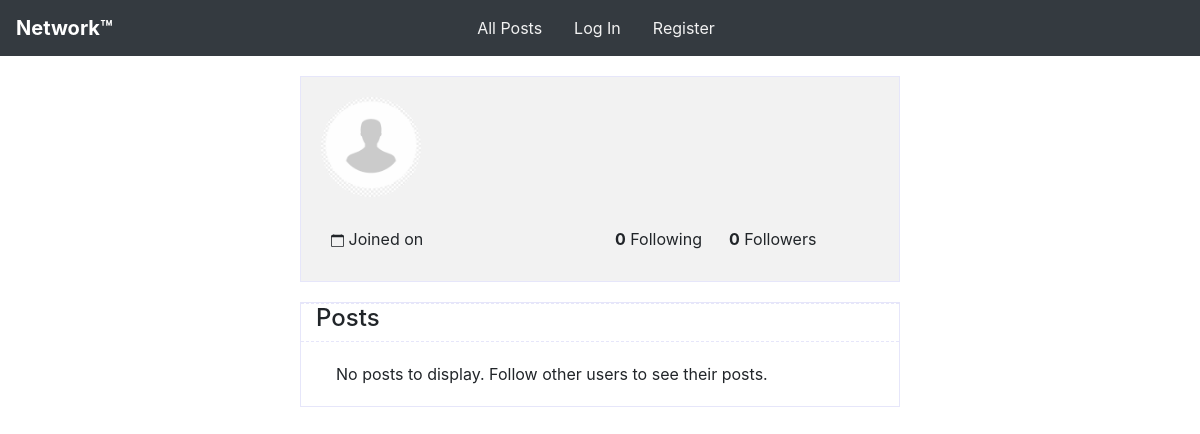
/profile/grape, run on an earlier commit of the app's database.
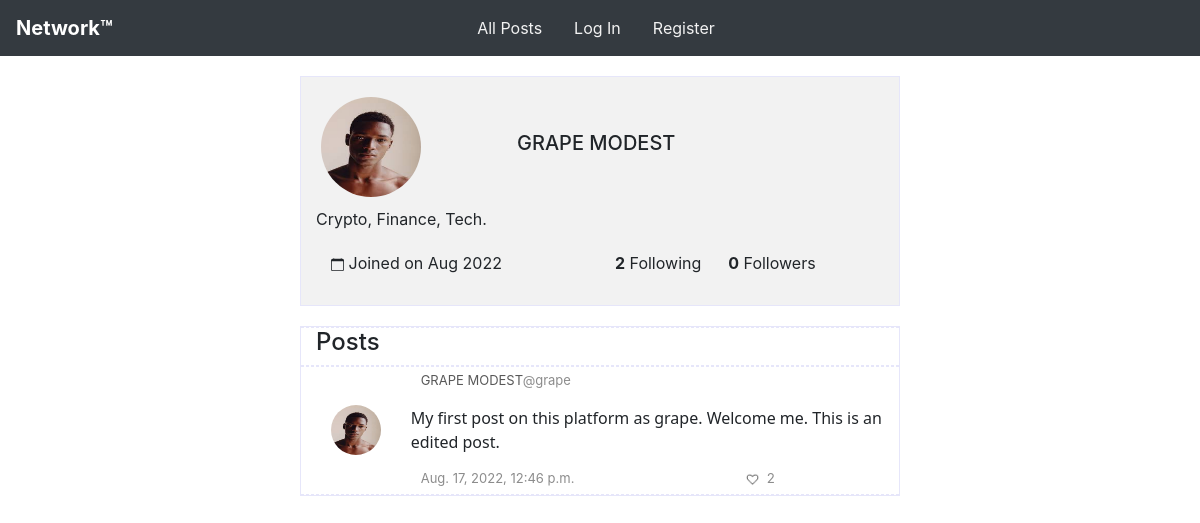
And on a later commit of the database.
### network/models.py (models this page shows)
class User(AbstractUser):
    bio = models.CharField(max_length=255, blank=True)
    photo = models.ImageField(upload_to='profile/photos', blank=True)

class Post(models.Model):
    post = models.CharField(max_length=255, blank=False, editable=True)
    user = models.ForeignKey(User, related_name="posted_by", on_delete=models.CASCADE)
    timestamp = models.DateTimeField(auto_now=True, null=False)

### network/views.py (the view)
# urls.py: path("profile/<str:username>", views.profile, name="profile"),
def profile(request, username):
    posts = Post.objects.filter(user__username=username).order_by("-timestamp")
    user_following = request.user
    follows_user = False
    if request.user.is_authenticated :
        try:
            following = Following.objects.get(user_following=user_following, user_followed__username=username)
            follows_user = True
        except Following.DoesNotExist:
            follows_user = False
    count_user_follows = Following.objects.filter(user_following__username=username).count()
    count_followers = Following.objects.filter(user_followed__username=username).count()
    profile_user = get_user(username=username)
    print(f"The profile user is : {profile_user}")
    meta = {
            "components_to_show": ("profile", "posts"),
            "profile_user": profile_user,
            "follows_user": follows_user,
            "followers_count": count_followers,
            "count_user_follows": count_user_follows
        }
    return load_posts(request=request, posts=posts, meta_data=meta)

### network/views.py (called while the page is built)
def load_posts(request, posts, user_likes=None,
    meta_data={
        "components_to_show" : None,
        "profile_user" : None,
        "follows_user" : None,
        "followers_count": 0,
        "count_user_follows": 0
    }):
    if request.user.is_authenticated :
        likes = Like.objects.filter(user=request.user)
        user_likes = [like.post.id for like in likes]
    else:
        print("The user is not authenticated.")
    paginator = Paginator(posts, 10)
    page_number = 1
    try:
        page_number = request.GET.get('page')
    except Exception:
        print("The paginator page number threw and exception.")
        traceback.print_exc
    new_posts = paginator.get_page(page_number)
    return render(request, "network/index.html", {
        "posts" : new_posts,
        "user_likes" : user_likes,
        "meta" : meta_data
    })

def get_user(username):
    user = None
    try:
        user = User.objects.get(username=username)
    except User.DoesNotExist:
        traceback.print_exc
    return user

### network/templates/network/index.html (shortened to what this page needs)
{% extends "network/layout.html" %}
{% load static %}
{% block body %}
    {% if 'profile' in meta.components_to_show %}
        <div class="container" style="background-color:#f2f2f2; margin: 20px auto; padding: 20px;">
            <div class="row align-items-center">
                <div class="col-4">
                    {% if meta.profile_user.photo %}
                        <img width="100" height="100" style="border-radius: 60px;" src="{{ meta.profile_user.photo.url }}" alt=""  />
                    {% else %}
                        <img width="100" height="100" style="border-radius: 60px;" src="{% static 'network/img/user.png' %}" alt=""  />
                    {% endif %}
                </div>
                <div class="col-8">
                    <div class="row">
                        <div class="col-8">
                            <h5>{{ meta.profile_user.first_name|upper }} {{ meta.profile_user.last_name|upper }}</h5>
                        </div>
                        <div class="col-4">
                        </div>
                    </div>
                </div>
            </div>
            <div class="row">
                <div class="col" style="padding: 10px;">
                    {{ meta.profile_user.bio }}
                </div>
            </div>
            <div class="row" style="padding: 10px;">
                <div class="col-6">
                    Joined on {{ meta.profile_user.date_joined|date:"M Y" }}
                </div>
                <div class="col-6">
                    <strong><span id="following">{{ meta.count_user_follows|default:0 }}</span></strong> Following &nbsp;&nbsp;&nbsp;&nbsp;
                    <strong><span id="followers">{{ meta.followers_count|default:0  }}</span></strong> Followers
                </div>
            </div>
        </div>
    {% endif %}
    {% if 'posts' in meta.components_to_show %}
            <div class="container" style="margin: 20px auto 10px auto;">
                <div class="row  align-items-center post">
                    <div class="col">
                        <h4>Posts</h4>
                    </div>
                </div>
                {% for post in posts %}
                    <div class="row  align-items-center post">
                        <div class="col-2 justify-content-center" style="padding: 10px 30px;">
                            {% if post.user.photo %}
                                <img width="50" height="50" style="border-radius: 60px;" src="{{ post.user.photo.url }}" alt=""  />
                            {% else %}
                                <img width="50" height="50" style="border-radius: 60px;" src="{% static 'network/img/user.png' %}" alt=""  />
                            {% endif %}
                        </div>
                        <div class="col-10">
                            <div class="row align-items-start post_meta">
                                <div class="col-10">
                                    <a class="fullname" href="{% url 'profile' post.user.username %}">{{ post.user.first_name|upper }} {{ post.user.last_name|upper }}</a><span class="username">@{{post.user}}</span>
                                </div>
                            </div>
                            <div class="row align-items-center" id="post_div">
                                <div class="col-12 post_content">{{post.post}}</div>
                            </div>
                            <div class="row  align-items-end post_meta_bottom">
                                <div class="col-8">
                                    <div class="username">{{post.timestamp}}</div>
                                </div>
                                <div class="col-2 ">
                                    {% if not user.is_authenticated or not post.id in user_likes %}
                                         <img src="{% static 'network/img/translike.png' %}" data-postid="{{post.id}}" class="mylikes_unlike btn_like post_meta_items_unlike"  />&nbsp;&nbsp;<span class="likes">{{post.likes.count}}</span>
                                    {% else %}
                                        <img src="{% static 'network/img/red.png' %}" data-postid="{{post.id}}" class="mylikes_like btn_like post_meta_items_like" />&nbsp;&nbsp;<span class="likes">{{post.likes.count}}</span>
                                    {% endif %}
                                </div>
                            </div>
                        </div>
                    </div>
                {% empty %}
                        <div class="row" style="padding: 20px;">
                            <div class="col">
                                <h7>No posts to display. Follow other users to see their posts.</h7>
                            </div>
                        </div>
                {% endfor %}
            </div>
    {% endif %}
{% endblock %}

### network/templates/network/layout.html (shortened to what this page needs)
{% load static %}
<!DOCTYPE html>
<html lang="en">
    <head>
        <link rel="stylesheet" href="https://stackpath.bootstrapcdn.com/bootstrap/4.4.1/css/bootstrap.min.css">
        <link href="{% static 'network/styles/styles.css' %}" rel="stylesheet">
    </head>
    <body>
        <nav class="navbar navbar-expand-lg navbar-dark bg-dark">
            <div ><strong><a class="navbar-brand" href="{% url 'index' %}">Network&trade;</a></strong></div>
            <div style="width: 80%;">
              <ul class="nav justify-content-center mr-auto">
                <li class="nav-item">
                    {% if request.path == "/" %}
                        <a class="nav-link my_active"  href="{% url 'index' %}">All Posts</a>
                    {% else %}
                        <a class="nav-link nav_default"  href="{% url 'index' %}">All Posts</a>
                    {% endif %}
                </li>
                {% if user.is_authenticated %}
                    <li class="nav-item">
                        {% if "following" in request.path %}
                            <a class="nav-link my_active"  href="{% url 'following' %}">Following</a>
                        {% else %}
                            <a class="nav-link nav_default"  href="{% url 'following' %}">Following</a>
                        {% endif %}
                    </li>
                    <li class="nav-item">
                        {% if "logout" in request.path %}
                            <a class="nav-link my_active"  href="{% url 'logout' %}">Log Out</a>
                        {% else %}
                            <a class="nav-link nav_default"  href="{% url 'logout' %}">Log Out</a>
                        {% endif %}
                    </li>
                {% else %}
                    <li class="nav-item">
                        {% if "login" in request.path %}
                            <a class="nav-link my_active"  href="{% url 'login' %}">Log In</a>
                        {% else %}
                            <a class="nav-link nav_default"  href="{% url 'login' %}">Log In</a>
                        {% endif %}
                    </li>
                    <li class="nav-item">
                        {% if "register" in request.path %}
                            <a class="nav-link my_active"  href="{% url 'register' %}">Register</a>
                        {% else %}
                            <a class="nav-link nav_default"  href="{% url 'register' %}">Register</a>
                        {% endif %}
                    </li>
                {% endif %}
              </ul>
            </div>
        </nav>
        <div class="body">
            {% block body %}
            {% endblock %}
        </div>
    </body>
</html>

### network/static/network/styles/styles.css (style rules this page uses)
@media (min-width: 1200px) { .container { max-width: 600px; } }
.container { border:.1px solid lavender; }
.fullname { color:#595959; font-size: small; text-decoration: none; }
.username { color:#8c8c8c; font-size: small; }
.nav_default { color: #f2f2f2; text-decoration: none; }
.post_content { padding:10px; font-family: "Segoe UI", Roboto, Helvetica, Arial, sans-serif; }
.post_meta { padding: 0px 5px 5px 5px; }
.btn_like { align-items: center; vertical-align: middle; }
.post_meta_items_unlike { width: 13px; height: 13px; }
.post_meta_bottom { color:#8c8c8c; font-size: smaller; padding:5px; }
.post { border-top: 1px dashed lavender; border-bottom: 1px dashed lavender; }

What changed in the data, as far as the page shows it:
added User: profile_user.photo (picture), profile_user.first_name "GRAPE", profile_user.last_name "MODEST", profile_user.bio "Crypto, Finance, Tech.", profile_user.date_joined "Aug 2022"
added Post: user.photo (picture), user.first_name "GRAPE", user.last_name "MODEST", user "grape", post "My first post on this platform as grape. Welcome me. This is an edited post.", timestamp "Aug. 17, 2022, 12:46 p.m.", likes.count "2"
Also different on the page:
{{ meta.count_user_follows|default:0 }}: "0" → "2"
text no longer shown: "No posts to display. Follow other users to see their posts."
